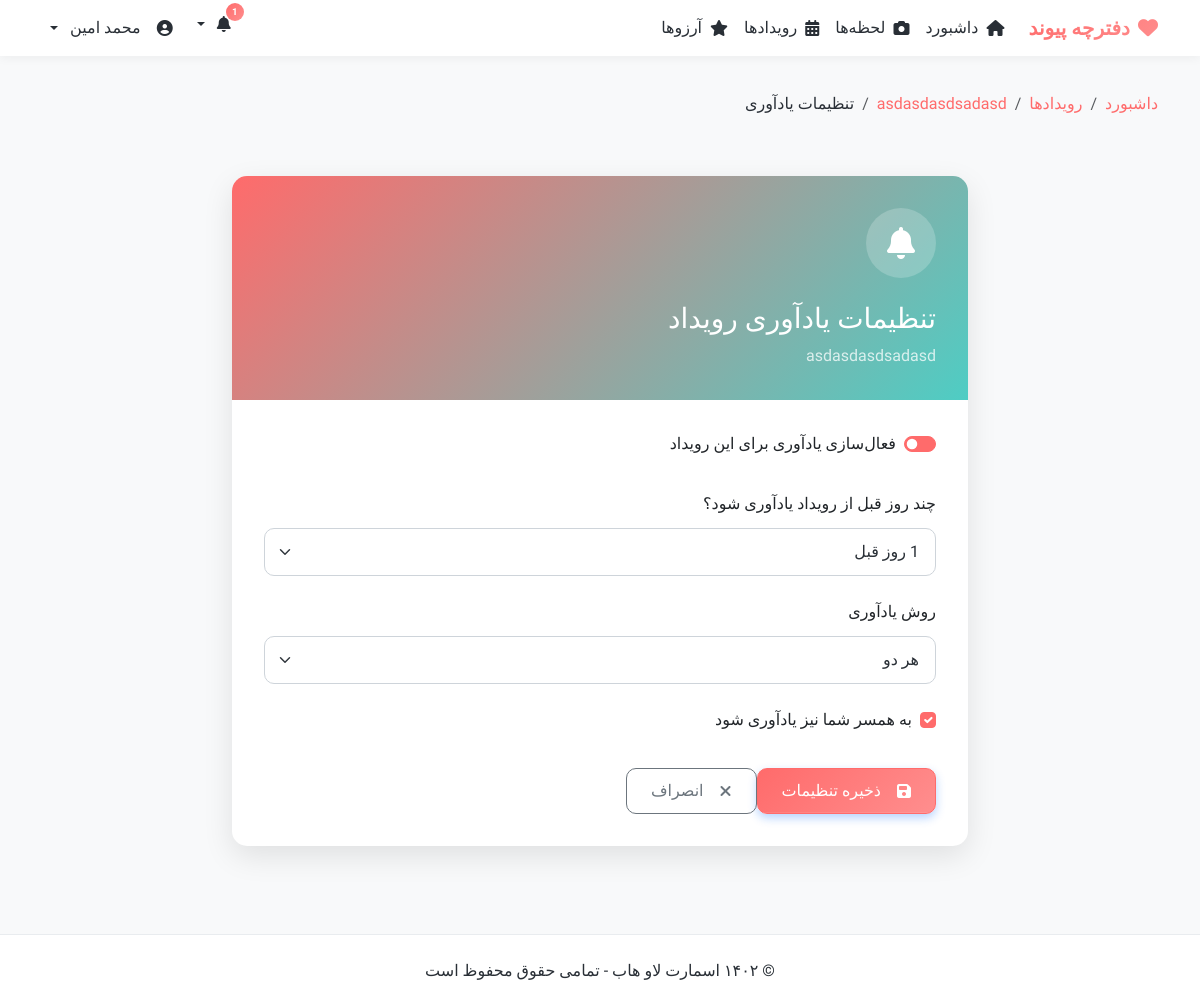
Screenshot of /events/12/notification/ (signed in) with the database file from the repository.
### lovehub/models.py (models this page shows, shortened)
class Event(models.Model):
    EVENT_TYPES = [
        ('anniversary', 'سالگرد'),
        ('birthday', 'تولد'),
        ('special', 'مناسبت خاص'),
        ('reminder', 'یادآوری'),
    ]
    NOTIFICATION_METHODS = [
        ('app', 'درون برنامه‌ای'),
        ('email', 'ایمیل'),
        ('both', 'هر دو'),
    ]
    created_by = models.ForeignKey(User, on_delete=models.CASCADE, related_name='events', verbose_name='ایجاد کننده')
    title = models.CharField(max_length=200, verbose_name='عنوان')
    description = models.TextField(null=True, blank=True, verbose_name='توضیحات')
    event_type = models.CharField(max_length=20, choices=EVENT_TYPES, default='special', verbose_name='نوع رویداد')
    date = models.DateField(verbose_name='تاریخ')
    is_recurring = models.BooleanField(default=False, verbose_name='تکرار سالانه')
    created_at = models.DateTimeField(default=timezone.now, verbose_name='زمان ایجاد')
    enable_notification = models.BooleanField(default=False, verbose_name='فعال‌سازی یادآوری')
    notification_days = models.PositiveIntegerField(default=1, verbose_name='روزهای قبل از یادآوری')
    notification_method = models.CharField(max_length=10, choices=NOTIFICATION_METHODS, default='app', verbose_name='روش اعلان')
    notify_partner = models.BooleanField(default=True, verbose_name='یادآوری به همسر')
    class Meta:
        verbose_name = 'رویداد'
        verbose_name_plural = 'رویدادها'
        ordering = ['date']

### lovehub/views.py (the view, shortened to what this page needs)
# urls.py: path('events/<int:pk>/notification/', views.enable_notification, name='enable_notification'),
@login_required
def enable_notification(request, pk):
    user = request.user
    event = get_object_or_404(Event, pk=pk)
    profile = get_object_or_404(UserProfile, user=user)
    if event.created_by != user and (not profile.partner or event.created_by != profile.partner.user):
        messages.error(request, 'شما دسترسی به تنظیمات این رویداد را ندارید')
        return redirect('event_detail', pk=event.pk)
    context = {
        'event': event,
    }
    return render(request, 'lovehub/event_notification.html', context)

### lovehub/views.py (called while the page is built)
def lovehub_context_processor(request):
    context = {}
    if request.user.is_authenticated:
        user = request.user
        try:
            profile = UserProfile.objects.get(user=user)
            context['user_profile'] = profile
        except UserProfile.DoesNotExist:
            pass
        context['unread_notifications'] = Notification.objects.filter(
            user=user,
            is_read=False
        ).order_by('-created_at')[:5]
        context['unread_notifications_count'] = Notification.objects.filter(
            user=user,
            is_read=False
        ).count()
        try:
            theme = AppTheme.objects.get(user=user)
            context['user_theme'] = theme
        except AppTheme.DoesNotExist:
            pass
    return context

### templates/lovehub/event_notification.html (shortened to what this page needs)
{% extends "lovehub/base.html" %}
{% block content %}
<div class="row mb-4">
    <div class="col-12">
        <nav aria-label="breadcrumb">
            <ol class="breadcrumb">
                <li class="breadcrumb-item"><a href="{% url 'dashboard' %}">داشبورد</a></li>
                <li class="breadcrumb-item"><a href="{% url 'events_list' %}">رویدادها</a></li>
                <li class="breadcrumb-item"><a href="{% url 'event_detail' event.id %}">{{ event.title }}</a></li>
                <li class="breadcrumb-item active">تنظیمات یادآوری</li>
            </ol>
        </nav>
    </div>
</div>
<div class="row justify-content-center">
    <div class="col-lg-8 mb-4">
        <div class="card notification-card">
            <div class="notification-header">
                <div class="notification-icon">
                    <i class="fas fa-bell"></i>
                </div>
                <h1 class="h3 mb-2">تنظیمات یادآوری رویداد</h1>
                <p class="mb-0 opacity-75">{{ event.title }}</p>
            </div>
            <div class="notification-content">
                <form method="post" action="{% url 'enable_notification' event.id %}">
                    <div class="notification-option">
                        <div class="form-check form-switch mb-3">
                            <input class="form-check-input" type="checkbox" id="enable_notification" name="enable_notification" {% if event.enable_notification %}checked{% endif %}>
                            <label class="form-check-label" for="enable_notification">فعال‌سازی یادآوری برای این رویداد</label>
                        </div>
                    </div>
                    <div id="notification_options" {% if not event.enable_notification %}style="display: none;"{% endif %}>
                        <div class="notification-option">
                            <label for="notification_days" class="form-label">چند روز قبل از رویداد یادآوری شود؟</label>
                            <select class="form-select" id="notification_days" name="notification_days">
                                <option value="1" {% if event.notification_days == 1 %}selected{% endif %}>1 روز قبل</option>
                            </select>
                        </div>
                        <div class="notification-option">
                            <label for="notification_method" class="form-label">روش یادآوری</label>
                            <select class="form-select" id="notification_method" name="notification_method">
                                <option value="both" {% if event.notification_method == 'both' %}selected{% endif %}>هر دو</option>
                            </select>
                        </div>
                        <div class="notification-option">
                            <div class="form-check">
                                <input class="form-check-input" type="checkbox" id="notify_partner" name="notify_partner" {% if event.notify_partner %}checked{% endif %}>
                                <label class="form-check-label" for="notify_partner">
                                    به همسر شما نیز یادآوری شود
                                </label>
                            </div>
                        </div>
                    </div>
                    <div class="d-flex mt-4">
                        <button type="submit" class="btn btn-primary">
                            <i class="fas fa-save me-2"></i> ذخیره تنظیمات
                        </button>
                        <a href="{% url 'event_detail' event.id %}" class="btn btn-outline-secondary me-2">
                            <i class="fas fa-times me-2"></i> انصراف
                        </a>
                    </div>
                </form>
            </div>
        </div>
    </div>
</div>
{% endblock %}

### templates/lovehub/base.html (shortened to what this page needs)
<!DOCTYPE html>
<html lang="fa" dir="rtl">
<head>
    <link rel="stylesheet" href="https://cdn.jsdelivr.net/npm/bootstrap@5.3.2/dist/css/bootstrap.rtl.min.css">
    <link rel="stylesheet" href="https://cdnjs.cloudflare.com/ajax/libs/font-awesome/6.5.1/css/all.min.css">
    <link rel="stylesheet" href="https://unpkg.com/leaflet@1.9.4/dist/leaflet.css">
</head>
<body class="{% if request.user.theme.theme == 'dark' %}theme-dark{% elif request.user.theme.theme == 'light' %}theme-light{% elif request.user.theme.theme == 'nature' %}theme-nature{% elif request.user.theme.theme == 'romance' %}theme-romance{% elif request.user.theme.theme == 'royal' %}theme-royal{% elif request.user.theme.theme == 'ocean' %}theme-ocean{% elif request.user.theme.theme == 'sunset' %}theme-sunset{% else %}theme-default{% endif %}">
    <nav class="navbar navbar-expand-lg">
        <div class="container">
            <a class="navbar-brand" href="{% url 'dashboard' %}">
                <i class="fas fa-heart"></i>دفترچه پیوند
            </a>
            <div class="collapse navbar-collapse" id="navbarNav">
                <ul class="navbar-nav me-auto">
                    <li class="nav-item">
                        <a class="nav-link {% if request.resolver_match.url_name == 'dashboard' %}active{% endif %}" href="{% url 'dashboard' %}">
                            <i class="fas fa-home"></i> داشبورد
                        </a>
                    </li>
                    <li class="nav-item">
                        <a class="nav-link {% if request.resolver_match.url_name == 'moments_list' %}active{% endif %}" href="{% url 'moments_list' %}">
                            <i class="fas fa-camera"></i> لحظه‌ها
                        </a>
                    </li>
                    <li class="nav-item">
                        <a class="nav-link {% if request.resolver_match.url_name == 'events_list' %}active{% endif %}" href="{% url 'events_list' %}">
                            <i class="fas fa-calendar-alt"></i> رویدادها
                        </a>
                    </li>
                    <li class="nav-item">
                        <a class="nav-link {% if request.resolver_match.url_name == 'wishes_list' %}active{% endif %}" href="{% url 'wishes_list' %}">
                            <i class="fas fa-star"></i> آرزوها
                        </a>
                    </li>
                </ul>
                <ul class="navbar-nav">
                    <li class="nav-item position-relative me-2 dropdown">
                        <a class="nav-link dropdown-toggle" href="#" id="notificationsDropdown" role="button" data-bs-toggle="dropdown" aria-expanded="false">
                            <i class="fas fa-bell"></i>
                            {% if unread_notifications_count > 0 %}
                                <span class="badge badge-notification">{{ unread_notifications_count }}</span>
                            {% endif %}
                        </a>
                    </li>
                    <li class="nav-item dropdown">
                        <a class="nav-link dropdown-toggle" href="#" id="navbarDropdown" role="button" data-bs-toggle="dropdown" aria-expanded="false">
                            <i class="fas fa-user-circle"></i>
                            <span class="d-none d-md-inline ms-2">{{ request.user.first_name|default:request.user.username }}</span>
                        </a>
                    </li>
                </ul>
            </div>
        </div>
    </nav>
    <div class="container my-4">
        {% block content %}{% endblock %}
    </div>
    <footer class="footer text-center">
        <div class="container">
            <p class="mb-0">&copy; ۱۴۰۲ اسمارت لاو هاب - تمامی حقوق محفوظ است</p>
        </div>
    </footer>
</body>
</html>

### templates/lovehub/event_notification.html (style rules this page uses)
.notification-card { border-radius: 15px; overflow: hidden; box-shadow: 0 10px 30px rgba(0,0,0,0.1); border: none; }
.notification-header { padding: 2rem; background: linear-gradient(135deg, var(--primary-color), var(--secondary-color)); color: white; position: relative; }
.notification-icon { width: 70px; height: 70px; border-radius: 50%; display: flex; align-items: center; justify-content: center; background-color: rgba(255, 255, 255, 0.2); margin-bottom: 1.5rem; }
.notification-icon i { font-size: 2rem; color: white; }
.notification-content { padding: 2rem; }
.notification-option { margin-bottom: 1.5rem; }
.notification-option label { font-weight: 500; margin-bottom: 0.75rem; }
.form-check-input:checked { background-color: var(--primary-color); border-color: var(--primary-color); }

### rows the page displays
Event: title "asdasdasdsadasd", enable_notification "☑", notification_days "1 روز قبل", notification_method "هر دو", notify_partner "☑"

### other values shown
{{ unread_notifications_count }} "1"
{{ request.user.first_name|default:request.user.username }} "محمد امین"
